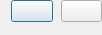
<?xml version="1.0" encoding="UTF-8"?>
<ui version="4.0">
 <class>TabButtons</class>
 <widget class="QWidget" name="TabButtons">
  <property name="geometry">
   <rect>
    <x>0</x>
    <y>0</y>
    <width>102</width>
    <height>35</height>
   </rect>
  </property>
  <layout class="QHBoxLayout" name="horizontalLayout">
   <property name="spacing">
    <number>8</number>
   </property>
   <property name="topMargin">
    <number>0</number>
   </property>
   <property name="rightMargin">
    <number>0</number>
   </property>
   <property name="bottomMargin">
    <number>0</number>
   </property>
   <item alignment="Qt::AlignmentFlag::AlignTop">
    <widget class="QPushButton" name="newTabPushButton">
     <property name="focusPolicy">
      <enum>Qt::FocusPolicy::NoFocus</enum>
     </property>
     <property name="toolTip">
      <string>New Tab (Ctrl+T)</string>
     </property>
     <property name="icon">
      <iconset theme="QIcon::ThemeIcon::ListAdd"/>
     </property>
     <property name="shortcut">
      <string>Ctrl+T</string>
     </property>
     <property name="default">
      <bool>true</bool>
     </property>
    </widget>
   </item>
   <item alignment="Qt::AlignmentFlag::AlignTop">
    <widget class="QPushButton" name="menuPushButton">
     <property name="focusPolicy">
      <enum>Qt::FocusPolicy::NoFocus</enum>
     </property>
     <property name="text">
      <string/>
     </property>
     <property name="icon">
      <iconset theme="QIcon::ThemeIcon::FormatJustifyFill"/>
     </property>
    </widget>
   </item>
  </layout>
 </widget>
 <resources/>
 <connections/>
</ui>
